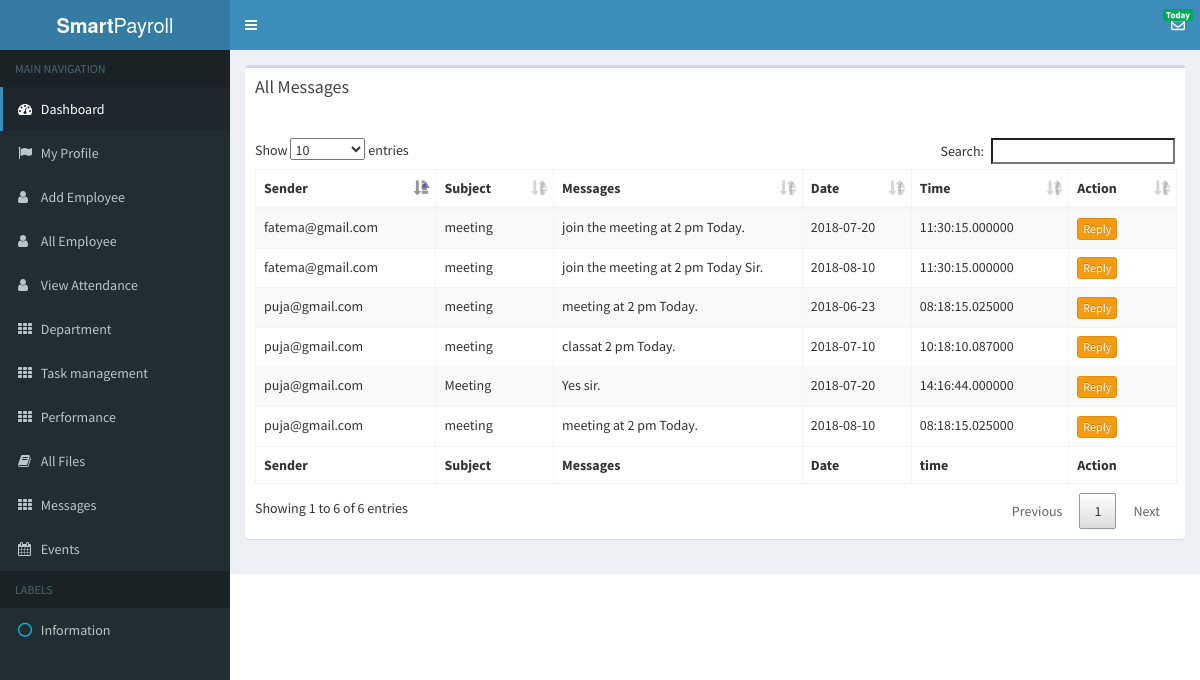
/admin/message.php (signed in), run on the app's committed database.
### tables this page shows
CREATE TABLE `message` (
  `id` int(100) NOT NULL,
  `sender` varchar(255) NOT NULL,
  `receiver` varchar(255) NOT NULL,
  `subject` varchar(255) NOT NULL,
  `msg` varchar(255) NOT NULL,
  `date` date NOT NULL,
  `time` time(6) NOT NULL
);

### admin/message.php (the view, shortened to what this page needs)
								<?php
if(!isset($_SESSION['email'])){
	header("location: http://localhost/smart_payroll/admin/login.php");
}
else {
?>
    <!DOCTYPE html>
    <html lang="en">
    <head>
							<link rel="stylesheet" href="css/bootstrap.min.css">
							<link rel="stylesheet" href="css/bootstrap-theme.min.css">
							<link rel="stylesheet" href="css/loader.css">
							<link rel="stylesheet" type="text/css" href="dashboard/vendor/font-awesome/css/font-awesome.min.css">
        <link rel="stylesheet" href="css/jquery.dataTables.min.css">
        <link rel="stylesheet" href="css/dataTables.bootstrap.min.css">
        <link rel="stylesheet" href="css/responsive.bootstrap.min.css">
    </head>
	<?php include_once('first.php') ?>
				<?php include_once('header.php') ?>
				<?php include_once('sidebar.php') ?>
    <body onload="myFunction()" style="margin:0;">
      <div class="content-wrapper" >
		    <section class="content">
								  <div class="row">
									<div class="col-xs-12">
										 <div class="box">
										<div class="box-header">
										  <h3 class="box-title">All Messages</h3>
										</div>
										<div class="box-body">
  <div class="dropdown">
            </div><br>
            <table id="example" class="table table-bordered table-striped" >
                <thead>
										<tr>
											 <th>Sender</th>
											<th>Subject</th>
											<th>Messages</th>
											 <th>Date</th>
											 	 <th>Time</th>
												  <th>Action</th>
										</tr>
									</thead>
									<tfoot>
										<tr>
											<th>Sender</th>
											<th>Subject</th>
											<th>Messages</th>
											 <th>Date</th>
											 	 <th>time</th>
												  <th>Action</th>
										</tr>
									</tfoot>
                          <tbody>
                    <?php
							 $sql ="select * from message where receiver='$user'";
														$result = $con->query($sql);
														if ($result->num_rows > 0) {
                        while($row = $result->fetch_assoc()) {
                                                         $id = $row['id'];
														$sender = $row['sender'];
														$subject = $row['subject'];
														$msg = $row['msg'];
														$date = $row['date'];
														$time = $row['time'];
                            echo "<tr>
                                     <td>$sender</td>
									<td>$subject</td>
									<td>$msg</td>
									 <td>$date</td>
									 <td>$time</td>
									 "; ?>
                       <td>
									 <a href="#reply<?php echo $id;?>" data-toggle="modal" class="btn btn-warning btn-xs">Reply </a>
                    </td>
        </div>
      </div>
	   </div>
        </tr>
        <?php
                        }
						}
?>
             </body>
    </html>
<?php } ?>

### admin/first.php (shortened to what this page needs)
<!DOCTYPE html>
<html>
  <head>
    <link rel="stylesheet" href="bootstrap/css/bootstrap.min.css">
    <link rel="stylesheet" href="https://maxcdn.bootstrapcdn.com/font-awesome/4.4.0/css/font-awesome.min.css">
    <link rel="stylesheet" href="https://code.ionicframework.com/ionicons/2.0.1/css/ionicons.min.css">
    <link rel="stylesheet" href="dist/css/AdminLTE.min.css">
    <link rel="stylesheet" href="dist/css/skins/_all-skins.min.css">
    <link rel="stylesheet" href="plugins/iCheck/flat/blue.css">
    <link rel="stylesheet" href="plugins/morris/morris.css">
    <link rel="stylesheet" href="plugins/jvectormap/jquery-jvectormap-1.2.2.css">
    <link rel="stylesheet" href="plugins/datepicker/datepicker3.css">
    <link rel="stylesheet" href="plugins/daterangepicker/daterangepicker-bs3.css">
    <link rel="stylesheet" href="plugins/bootstrap-wysihtml5/bootstrap3-wysihtml5.min.css">
    <link rel="stylesheet" href="plugins/datatables/dataTables.bootstrap.css">
  </head>

### admin/header.php (shortened to what this page needs)
	<?php
								$user = $_SESSION['email'];
				?>
<body class="hold-transition skin-blue sidebar-mini">
<div class="wrapper">
     <header class="main-header">
       <a href="" class="logo">
         <span class="logo-lg"><b>Smart</b>Payroll</span>
       </a>
       <nav class="navbar navbar-static-top" role="navigation">
         <a href="#" class="sidebar-toggle" data-toggle="offcanvas" role="button">
         </a>
         <div class="navbar-custom-menu">
           <ul class="nav navbar-nav">
				  <li class="dropdown messages-menu">
					<a href="#" class="dropdown-toggle" data-toggle="dropdown">
					  <i class="fa fa-envelope-o"></i>
					  <span class="label label-success">Today</span>
					</a>
         </div>
       </nav>
     </header>

### admin/sidebar.php
<aside class="main-sidebar">
							<section class="sidebar">
							  <ul class="sidebar-menu">
								<li class="header">MAIN NAVIGATION</li>
								<li class="active treeview">
								  <a href="http://localhost/smart_payroll/admin/dashboard.php">
									<i class="fa fa-dashboard"></i> <span>Dashboard</span>
								  </a>
								</li>
													<li>
													  <a href="http://localhost/smart_payroll/admin/edit_admin.php">
														<i class="fa fa-flag"></i> <span>My Profile</span>
													  </a>
													</li>
							<li ><a href="http://localhost/smart_payroll/admin/employee/add_employee.php"><i class="fa fa-user"></i> Add Employee</a></li>
									<li><a href="http://localhost/smart_payroll/admin/employee/all_employee.php"><i class="fa fa-user"></i> All Employee</a></li>
										<li><a href="http://localhost/smart_payroll/admin/employee/view_all.php"><i class="fa fa-user"></i> View Attendance</a></li>
								<li>
									  <a href="http://localhost/smart_payroll/admin/department/department.php">
										<i class="fa fa-th"></i> <span>Department</span>
									  </a>
									</li>
									<li>
									<li>
									  	  <a href="http://localhost/smart_payroll/admin/task/all_employee.php">
										<i class="fa fa-th"></i> <span>Task management</span>
									  </a>
									</li>
									<li>
									  	   <a href="http://localhost/smart_payroll/admin/task/all_employee_task.php">
										<i class="fa fa-th"></i> <span>Performance</span>
									  </a>
									</li>
		                 <li>
							  <a href="http://localhost/smart_payroll/admin/files/files.php">
								<i class="fa fa-book"></i> <span>All Files</span>
							  </a>
							</li>
                          <li>
							  <a href="http://localhost/smart_payroll/admin/message.php">
								<i class="fa fa-th"></i> <span>Messages</span>
							  </a>
							</li>
							<li>
							  <a href="http://localhost/smart_payroll/admin/event.php">
								<i class="fa fa-calendar"></i> <span>Events</span>
							  </a>
							</li>
           <li class="header">LABELS</li>
           <li><a href="#"><i class="fa fa-circle-o text-aqua"></i> <span>Information</span></a></li>
         </ul>
       </section>
     </aside>

### data on the page
message: sender "puja@gmail.com", subject "meeting", msg "meeting at 2 pm Today.", date "2018-06-23", time "08:18:15.025000"
message: sender "puja@gmail.com", subject "meeting", msg "classat 2 pm Today.", date "2018-07-10", time "10:18:10.087000"
message: sender "fatema@gmail.com", subject "meeting", msg "join the meeting at 2 pm Today.", date "2018-07-20", time "11:30:15.000000"
message: sender "puja@gmail.com", subject "Meeting", msg "Yes sir.", date "2018-07-20", time "14:16:44.000000"
message: sender "puja@gmail.com", subject "meeting", msg "meeting at 2 pm Today.", date "2018-08-10", time "08:18:15.025000"
message: sender "fatema@gmail.com", subject "meeting", msg "join the meeting at 2 pm Today Sir.", date "2018-08-10", time "11:30:15.000000"
